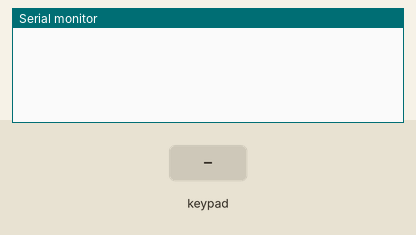
Recording of a sketch running on a simulated Arduino Uno, built with avr-gcc and run on an emulated ATmega328P. Parts: the last lines printed to the serial monitor. The inputs (shaded band) are chosen by the test bench. The audio player accepts every command and is not drawn.

Above: at 2.8 s.
2.9 s: key '1' pressed
At 4.4 s:
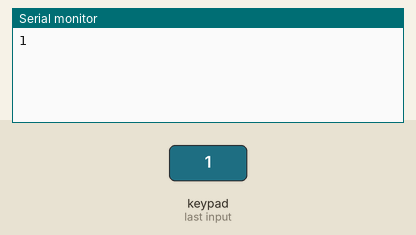
5.5 s: keypad keys 8 7 6 5 # pressed 1.432 s apart
At 8.0 s:
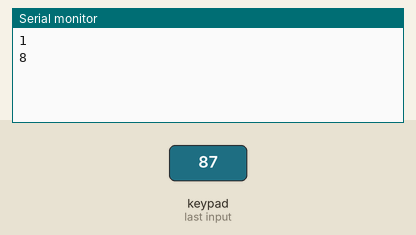
16.7 s: key '*' pressed
20.8 s: keypad keys 1 2 1 1 1 0 9 pressed 1.432 s apart
At 25.5 s:
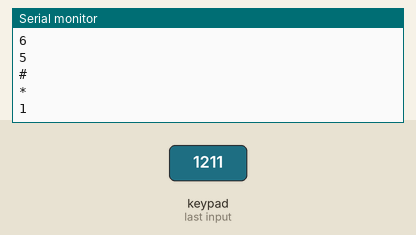
Timing chart, 0 to 27.0 s (numbered marks = the images above; inputs shaded):
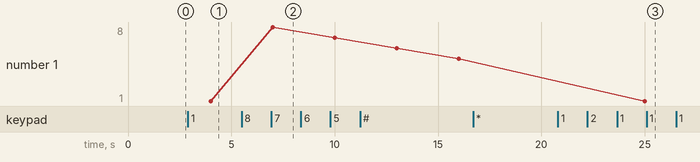

Measured:
- after the input at 2.9 s, the serial monitor: prints a new line after 1.1 s (image 1)
- after the input at 5.5 s, the serial monitor: prints a new line after 1.5 s (image 2)
- after the input at 20.8 s, the serial monitor: prints a new line after 4.2 s (image 3)
- plotted number 1: 1 → 5 after the input at 5.5 s, 5 → 1 after the input at 20.8 s

The sketch:

phone.ino
```cpp
#include <Keypad.h>
#include <DFPlayer_Mini_Mp3.h>

#include <SoftwareSerial.h>

const byte ROWS = 4; //four rows
const byte COLS = 4; //four columns
//define the cymbols on the buttons of the keypads
char hexaKeys[ROWS][COLS] = {
  {'1','2','3','3'},
  {'4','5','6','6'},
  {'7','8','9','9'},
  {'*','0','#','#'}
};
byte rowPins[ROWS] = { 8, 7, 6, 5}; //connect to the row pinouts of the keypad
byte colPins[COLS] = {12, 11, 10,9  }; //connect to the column pinouts of the keypad

//initialize an instance of class NewKeypad
Keypad customKeypad = Keypad( makeKeymap(hexaKeys), rowPins, colPins, ROWS, COLS);

void setup(){
  Serial.begin(9600);
  mp3_set_serial (Serial);    //set Serial for DFPlayer-mini mp3 module
  mp3_set_volume (30);
}

void loop(){
  char customKey = customKeypad.getKey();
  mp3_play(1);
  delay(1000);
  if (customKey){
    Serial.println(customKey);
  }
}
```
